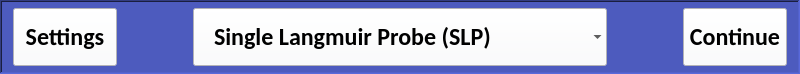
     <widget class="QFrame" name="header">
      <property name="minimumSize">
       <size>
        <width>800</width>
        <height>74</height>
       </size>
      </property>
      <property name="maximumSize">
       <size>
        <width>800</width>
        <height>74</height>
       </size>
      </property>
      <property name="styleSheet">
       <string notr="true">QFrame {
	background-color: #4d5bbe;
}</string>
      </property>
      <property name="frameShape">
       <enum>QFrame::WinPanel</enum>
      </property>
      <property name="frameShadow">
       <enum>QFrame::Sunken</enum>
      </property>
      <layout class="QHBoxLayout" name="horizontalLayout">
       <property name="topMargin">
        <number>0</number>
       </property>
       <property name="bottomMargin">
        <number>0</number>
       </property>
       <item>
        <widget class="QPushButton" name="view_settings_btn">
         <property name="minimumSize">
          <size>
           <width>104</width>
           <height>58</height>
          </size>
         </property>
         <property name="maximumSize">
          <size>
           <width>104</width>
           <height>58</height>
          </size>
         </property>
         <property name="font">
          <font>
           <family>Calibri</family>
           <pointsize>18</pointsize>
           <weight>75</weight>
           <bold>true</bold>
          </font>
         </property>
         <property name="cursor">
          <cursorShape>PointingHandCursor</cursorShape>
         </property>
         <property name="styleSheet">
          <string notr="true">QPushButton {
	background-color: #fafbff;
}</string>
         </property>
         <property name="text">
          <string>Settings</string>
         </property>
        </widget>
       </item>
       <item>
        <spacer name="horizontalSpacer">
         <property name="orientation">
          <enum>Qt::Horizontal</enum>
         </property>
         <property name="sizeType">
          <enum>QSizePolicy::Fixed</enum>
         </property>
         <property name="sizeHint" stdset="0">
          <size>
           <width>70</width>
           <height>20</height>
          </size>
         </property>
        </spacer>
       </item>
       <item>
        <widget class="QComboBox" name="probe_selection_cb">
         <property name="minimumSize">
          <size>
           <width>384</width>
           <height>58</height>
          </size>
         </property>
         <property name="maximumSize">
          <size>
           <width>450</width>
           <height>58</height>
          </size>
         </property>
         <property name="font">
          <font>
           <family>Calibri</family>
           <pointsize>18</pointsize>
           <weight>75</weight>
           <bold>true</bold>
          </font>
         </property>
         <property name="cursor">
          <cursorShape>PointingHandCursor</cursorShape>
         </property>
         <property name="styleSheet">
          <string notr="true">QComboBox {
	background-color: #fafbff;
	padding-left: 20px;
	text-align: left;
}

QComboBox:focus {
    outline: none; 
    border: 1px solid gray;
}

QComboBox QAbstractItemView {
    selection-background-color: white;
    selection-color: black; 
}
</string>
         </property>
         <property name="frame">
          <bool>false</bool>
         </property>
         <item>
          <property name="text">
           <string>Single Langmuir Probe (SLP)</string>
          </property>
         </item>
         <item>
          <property name="text">
           <string>Double Langmuir Probe (DLP)</string>
          </property>
         </item>
         <item>
          <property name="text">
           <string>Triple Langmuir Probe Current (TLC)</string>
          </property>
         </item>
         <item>
          <property name="text">
           <string>Triple Langmuir Probe Voltage (TLV)</string>
          </property>
         </item>
         <item>
          <property name="text">
           <string>Ion Energy Analyzer (IEA)</string>
          </property>
         </item>
         <item>
          <property name="text">
           <string>Hyperbolic Energy Analyzer (HEA)</string>
          </property>
         </item>
        </widget>
       </item>
       <item>
        <spacer name="horizontalSpacer_2">
         <property name="orientation">
          <enum>Qt::Horizontal</enum>
         </property>
         <property name="sizeType">
          <enum>QSizePolicy::Fixed</enum>
         </property>
         <property name="sizeHint" stdset="0">
          <size>
           <width>70</width>
           <height>20</height>
          </size>
         </property>
        </spacer>
       </item>
       <item>
        <widget class="QPushButton" name="continue_btn">
         <property name="minimumSize">
          <size>
           <width>104</width>
           <height>58</height>
          </size>
         </property>
         <property name="maximumSize">
          <size>
           <width>104</width>
           <height>16777215</height>
          </size>
         </property>
         <property name="font">
          <font>
           <family>Calibri</family>
           <pointsize>18</pointsize>
           <weight>75</weight>
           <bold>true</bold>
          </font>
         </property>
         <property name="cursor">
          <cursorShape>PointingHandCursor</cursorShape>
         </property>
         <property name="styleSheet">
          <string notr="true">QPushButton {
	background-color: #fafbff;
}</string>
         </property>
         <property name="text">
          <string>Continue</string>
         </property>
         <property name="autoDefault">
          <bool>false</bool>
         </property>
         <property name="default">
          <bool>false</bool>
         </property>
         <property name="flat">
          <bool>false</bool>
         </property>
        </widget>
       </item>
      </layout>
     </widget>
